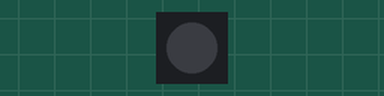
Recording of a sketch running on a simulated Arduino Mega 2560, built with avr-gcc and run on an emulated ATmega2560. Parts: 1 RGB LEDs in strip order, left to right. Dim RGB values are drawn brighter than linear.

Above: at 0.2 s.
At 1.7 s:
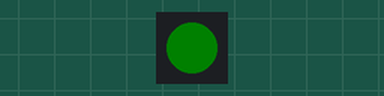
Timing chart, 0 to 3.0 s (numbered marks = the images above):
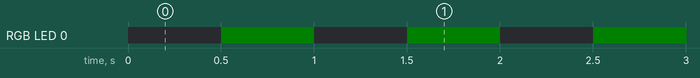

The sketch:

blink.ino
```cpp
#include <Adafruit_NeoPixel.h>

#define PIN 48 // Or 38, depending on your S3 DevKit version!
#define NUMPIXELS 1

Adafruit_NeoPixel pixels(NUMPIXELS, PIN, NEO_GRB + NEO_KHZ800);
#define DELAYVAL 500

void setup() {
  pixels.begin();
}

void loop() {
  pixels.clear();
  pixels.show();
  delay(DELAYVAL);

  for(int i = 0; i < NUMPIXELS; i++) {
    pixels.setPixelColor(i, pixels.Color(0, 5, 0));
    pixels.show();
    delay(DELAYVAL);
  }
}
```

Measured:
- by itself, RGB LED 0: alternates RGB(0, 5, 0) for 0.50 s and off for 0.50 s
